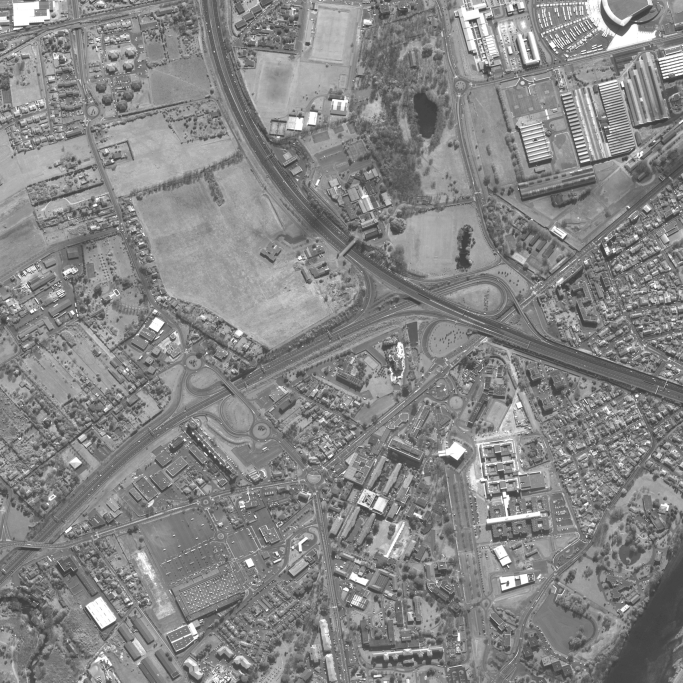
%> input picture data/toulouse1_qb.gif, 2048 x 2048 px (shown at 1/3 size)
$ octave abcd.m   (GNU Octave 9; MATLAB toolbox functions it lacks are replaced by stand-ins)
%> lines starting %> are read from the running program, lines starting %| are printed output that depends on the picture
### code/matlab/src/getShadowMask.m
function shadow=getShadowMask(I,para)
%
    shadow=[];
    if (strcmp(para.method,'simple_kmeans'))
        shadow=getShadowMask_simple_kmeans(I,para.k);
    end

    if (strcmp(para.method,'croissance_naive'))
        %detection par seuillage
        I_seuil=getShadowMask_simple_kmeans(I,para.k);
        %I_seuil=I<0.1255;
        tolerance=para.tolerance;
        [M,N]=size(I);
        Y=zeros(M,N);
        for i=1:M
            for j=1:N
                if(I_seuil(i,j)==1 && Y(i,j)==0)
                    Y=region(i,j,I,Y,tolerance);
                end
            end
        end
        shadow=Y;
    end

    if (strcmp(para.method,'croissance'))
        tolerance=para.tolerance;
        seed=getShadowMask_simple_kmeans(I,para.k);
        shadow=region_growing(I,seed,tolerance);
    if (isfield(para,'theta'))
        m_se=computeSE(para.l,para.theta);
        shadow_clean=imopen(shadow,m_se);
    end
%         figure(),subplot(121);imshow(shadow_clean)
%         subplot(122);imshow(shadow)
        shadow=shadow_clean;
    end
end

function shadow=getShadowMask_simple_kmeans(I,k)
    opts = statset('Display','final');
    [idx,ctrs] = kmeans(I(:),k,...
                    'Distance','city',...
                    'Replicates',5,...
                    'Options',opts);
    s=min(ctrs);
    shadow=I<s;
end

### code/matlab/src/abcd.m
 %%read data

close all
clear all
rng('default');
%%
dataPath='/home/li/MVA/Graphcut_shadow/data';
% I=imread('/home/li/MVA/Graphcut_shadow/data/toulouse1_qb.gif');
I=imread('/home/li/MVA/Graphcut_shadow/data/toulouse1_qb.gif');
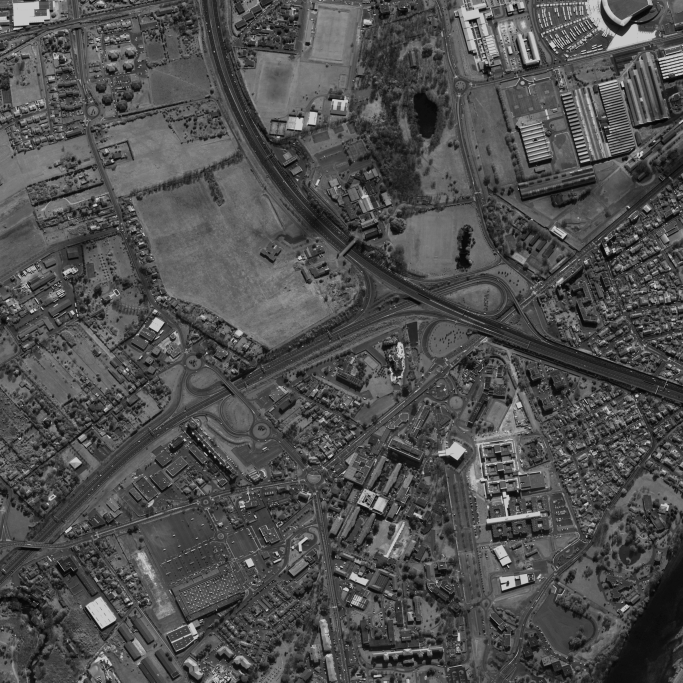
%> I: size 2048x2048 uint8 (shown at 1/3 size); min 0, max 200, mean 79.1
figure,imshow(I);
%% select sub window
% window_size=[200,200];
window_size=[80,80];
window_center=[1350,1350];
% window_center=[750,800];
I_sub=I(window_center(1)-window_size(1):window_center(1)+window_size(1),window_center(2)-window_size(2):window_center(2)+window_size(2));
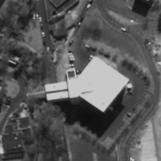
%> I_sub: size 161x161 uint8; min 13, max 200, mean 87
% % I_sub=(I);
% % I_sub=imresize(I_sub,0.5);
figure(),imshow(I_sub);
I_sub=double(I_sub)/255;
%> I_sub: size 161x161 double

%% get shadow from image
figure(),hist(I_sub(:),255);
%> after `hist(I_sub(:),255)`:
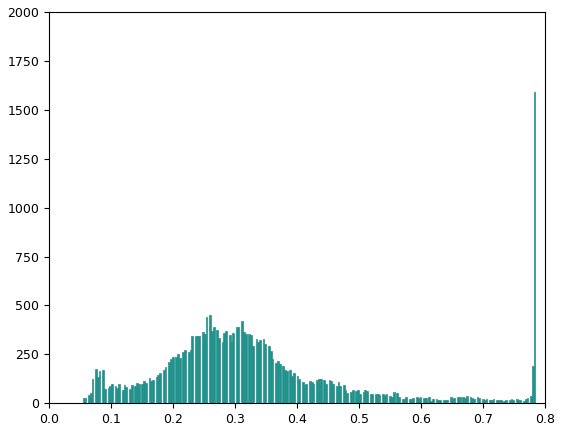
%> figure redrawn from the program's plot data; tallest bar 1591 high, from x = 0.781 to 0.784
para=[];
para.method='croissance';
para.k=5;% kmeans clusters
para.tolerance=0.08;%growing region parameter
%para.tolerance=5/255;
shadow=getShadowMask(I_sub,para);
%> the run ends on the next line
